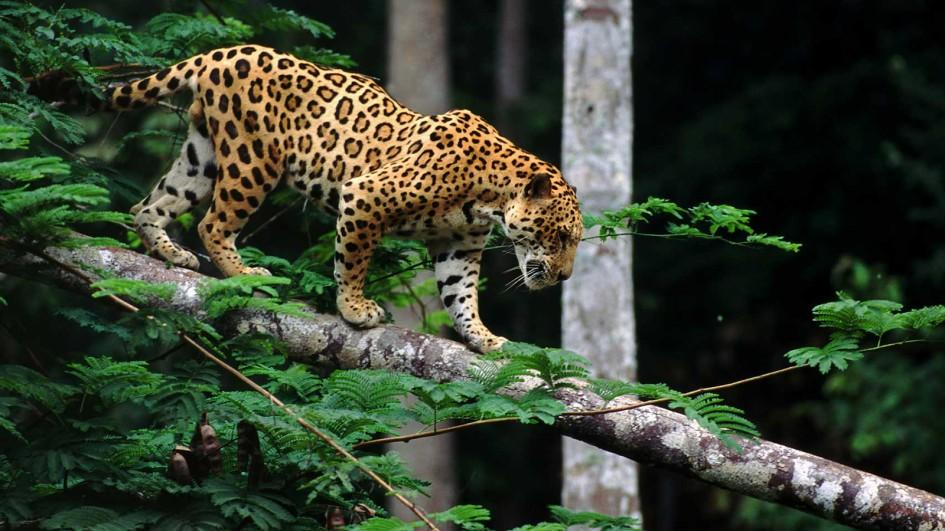
#> input picture Project2/img/jaguar.jpg, 945 x 531 px
$ python morphgradient.py
#> lines starting #> are read from the running program, lines starting #| are printed output that depends on the picture; after the words box and inside, x2 and y2 are one past the last pixel; in counts of white or black regions, pixels touching at a corner belong together
import numpy as np
import cv2 as cv
from matplotlib import pyplot as plt

img = cv.imread("../img/jaguar.jpg")
#> img is the input picture: shape (531, 945, 3); mean B, G, R 47.7, 64.6, 55.6

# 二值化
imgray = cv.cvtColor(img, cv.COLOR_BGR2GRAY)
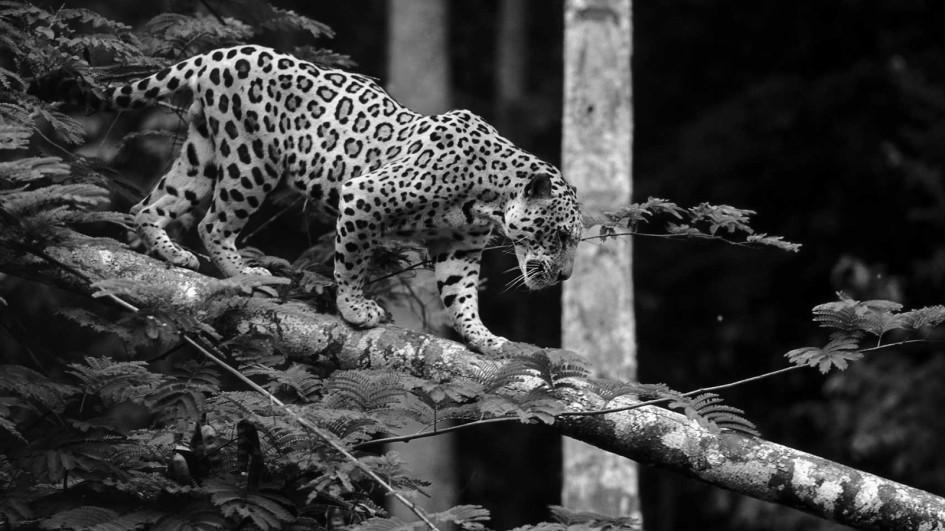
#> imgray: shape (531, 945); min 0, max 255, mean 60
imgray[imgray < 100] = 0
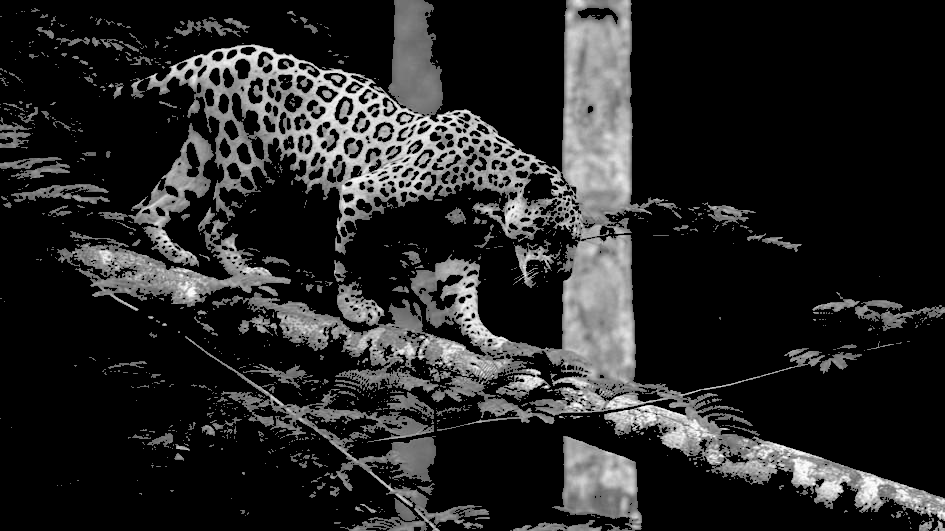
#> imgray: shape (531, 945); min 0, max 255, mean 37.7
imgray[imgray >= 100] = 255
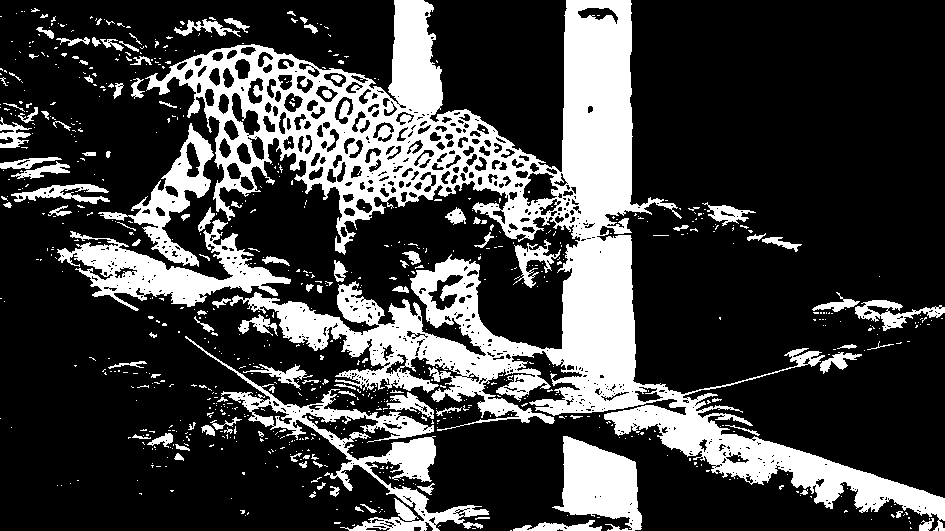
#> imgray: shape (531, 945); 25.4% white; 784 white regions (673 under 20 px), largest, box (x1, y1, x2, y2) and area: (145, 0, 945, 531) 87656, (185, 336, 489, 531) 8081, (57, 219, 291, 311) 7212

# 原图取补得到MASK图像
mask = 255 - imgray

# 构造Marker图像
marker = np.zeros_like(imgray)
marker[0, :] = 255
marker[-1, :] = 255
marker[:, 0] = 255
marker[:, -1] = 255
marker_0 = marker.copy()

# 形态学重建
SE = cv.getStructuringElement(shape=cv.MORPH_CROSS, ksize=(3, 3))
while True:
    marker_pre = marker
    dilation = cv.dilate(marker, kernel=SE)
    marker = np.min((dilation, mask), axis=0)
    if (marker_pre == marker).all():
        break
#> this loop made 725 passes
#> pass 1, `marker = np.min((dilation, mask), axis=0)`:
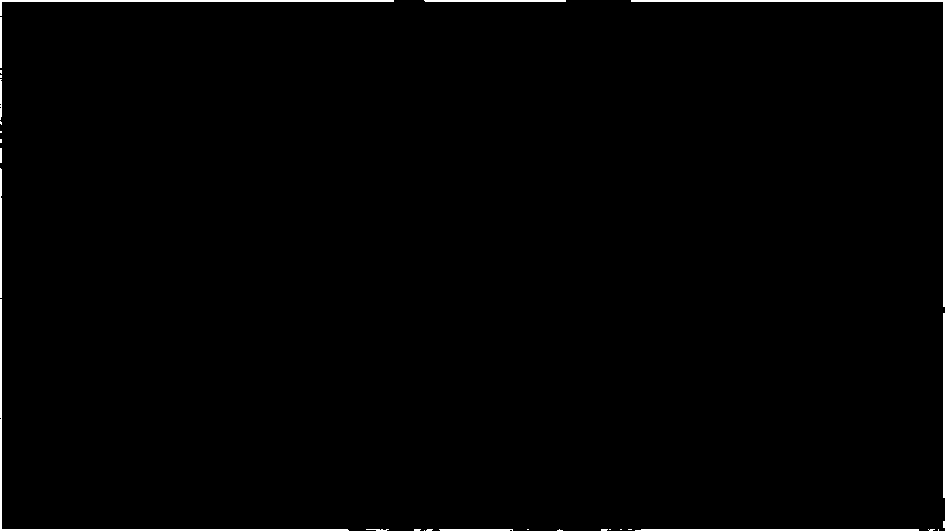
#> marker: shape (531, 945); 1% white; 29 white regions (17 under 20 px), largest, box (x1, y1, x2, y2) and area: (631, 0, 945, 307) 1238, (0, 299, 349, 531) 1156, (0, 0, 394, 16) 816
#> after the loop:
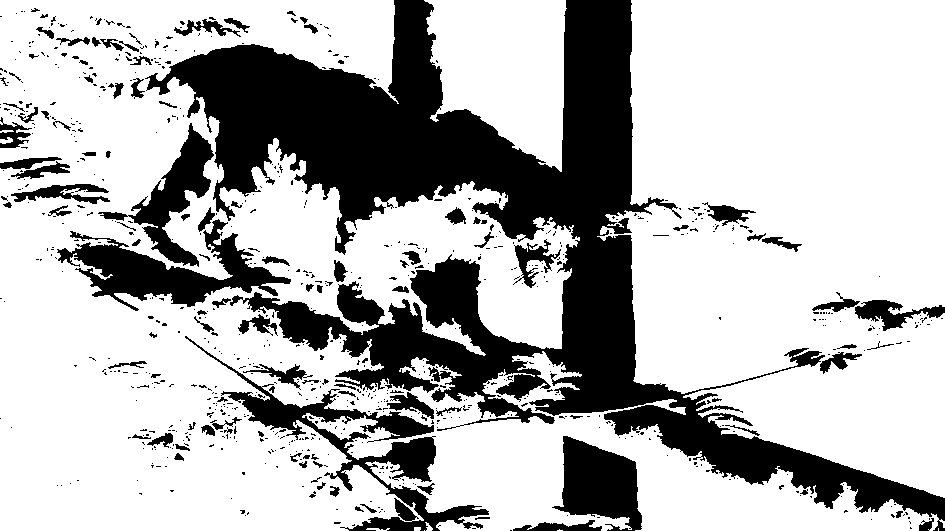
#> marker: shape (531, 945); 71.2% white; 767 black regions (657 under 20 px), largest, box (x1, y1, x2, y2) and area: (145, 0, 945, 531) 102885, (185, 336, 489, 531) 8818, (57, 219, 291, 311) 7554
dst = 255 - marker
filling = dst - imgray
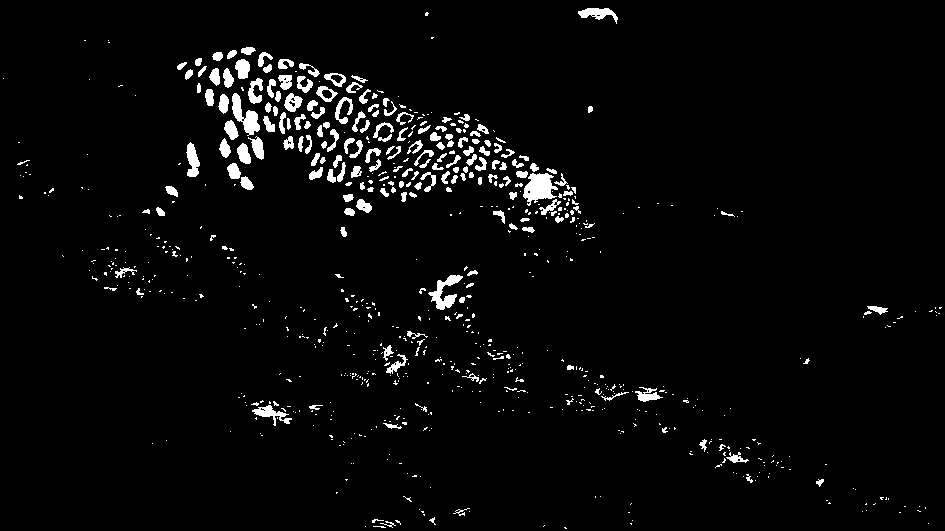
#> filling: shape (531, 945); 3.4% white; 772 white regions (574 under 20 px), largest, box (x1, y1, x2, y2) and area: (523, 173, 558, 206) 689, (232, 93, 260, 136) 526, (428, 275, 463, 310) 495

# 显示
plt.figure(figsize=(12, 6))  # width * height
plt.subplot(2, 3, 1), plt.imshow(imgray, cmap='gray'), plt.title('src'), plt.axis("off")
plt.subplot(2, 3, 2), plt.imshow(mask, cmap='gray'), plt.title('Mask'), plt.axis("off")
plt.subplot(2, 3, 3), plt.imshow(marker_0, cmap='gray'), plt.title('Marker 0'), plt.axis("off")
plt.subplot(2, 3, 4), plt.imshow(marker, cmap='gray'), plt.title('Marker'), plt.axis("off")
plt.subplot(2, 3, 5), plt.imshow(dst, cmap='gray'), plt.title('dst'), plt.axis("off")
plt.subplot(2, 3, 6), plt.imshow(filling, cmap='gray'), plt.title('Holes'), plt.axis("off")
plt.show()
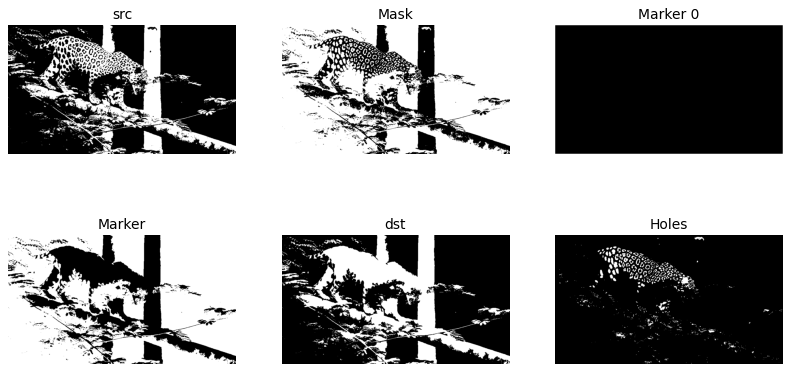
#> figure drawn by matplotlib, 6 panels
